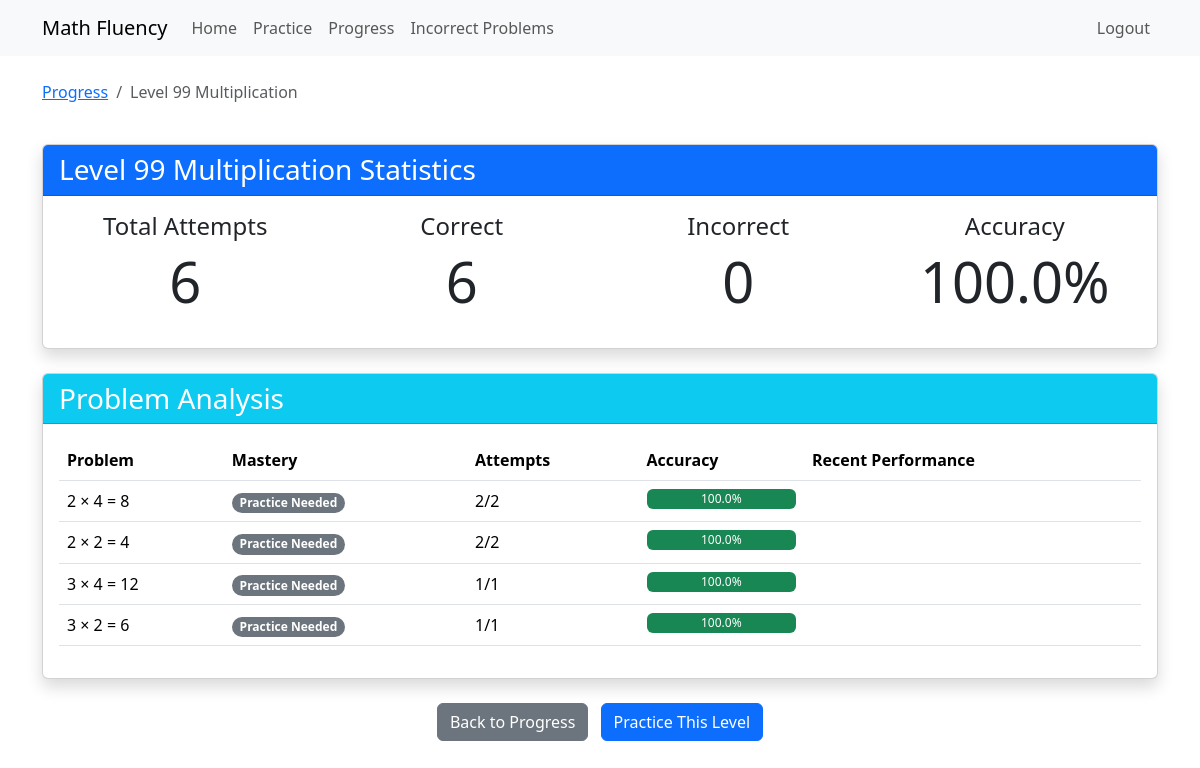
The app's page /analyze_level/multiplication/99 (signed in) with its own data.
### models/practice_attempt.py (models this page shows, shortened)
class PracticeAttempt(db.Model):
    __tablename__ = 'practice_attempt'
    MASTERY_THRESHOLD = 0.8  # 80% accuracy for mastery
    MIN_ATTEMPTS = 3  # Minimum attempts before considering mastery
    LEARNING_THRESHOLD = 0.6  # 60% accuracy for learning status
    id = db.Column(db.Integer, primary_key=True)
    user_id = db.Column(db.Integer, db.ForeignKey('user.id'), nullable=False)
    operation = db.Column(db.String(20), nullable=False)  # 'addition' or 'multiplication'
    level = db.Column(db.Integer, nullable=False)
    problem = db.Column(db.String(50), nullable=False)  # Full problem string (e.g., "5 × 8")
    user_answer = db.Column(db.Integer, nullable=False)
    correct_answer = db.Column(db.Integer, nullable=False)
    is_correct = db.Column(db.Boolean, nullable=False)
    time_taken = db.Column(db.Float)  # in seconds
    created_at = db.Column(db.DateTime, default=datetime.utcnow)
    user = db.relationship('User', backref=db.backref('practice_attempts', lazy=True))

### routes/progress_routes.py (the view)
@progress_bp.route('/analyze_level/<operation>/<int:level>')
@progress_bp.route('/analyze_level/<operation>/<int:level>/<int:student_id>')
@login_required
def analyze_level(operation, level, student_id=None):
    try:
        if student_id and not current_user.is_teacher:
            flash('Access denied. Teachers only.', 'danger')
            return redirect(url_for('main.welcome'))
        user_id = student_id if student_id else current_user.id
        attempts = PracticeAttempt.query.filter_by(
            user_id=user_id,
            operation=operation,
            level=level
        ).order_by(PracticeAttempt.created_at.desc()).all()
        if not attempts:
            flash('No attempts found for this level.', 'warning')
            return redirect(url_for('progress.progress'))
        problem = get_problem(operation, level)
        if not problem:
            flash('Invalid operation or level.', 'danger')
            return redirect(url_for('progress.progress'))
        description = problem['description']
        stats = calculate_level_stats(attempts, description)
        recent_attempts = attempts[:10]  # Last 10 attempts
        total_attempts = stats['attempts']
        correct_count = stats['correct']
        incorrect_count = total_attempts - correct_count
        accuracy = stats['accuracy']
        problems = analyze_level_problems(attempts)
        return render_template('analyze_level.html',
                            operation=operation,
                            level=level,
                            description=description,
                            stats=stats,
                            recent_attempts=recent_attempts,
                            total_attempts=total_attempts,
                            correct_count=correct_count,
                            incorrect_count=incorrect_count,
                            accuracy=accuracy,
                            problems=problems)
    except Exception as e:
        print(f"Error in analyze_level route: {str(e)}")
        import traceback
        print(traceback.format_exc())
        flash('An error occurred while analyzing level data.', 'danger')
        return redirect(url_for('progress.progress'))

### app.py (called while the page is built)
@login_manager.user_loader
def load_user(user_id):
    return User.query.get(int(user_id))

### routes/progress_routes.py (called while the page is built)
def calculate_level_stats(attempts, description):
    total = len(attempts)
    correct = len([a for a in attempts if a.is_correct])
    times = [a.time_taken for a in attempts if a.time_taken is not None]
    avg_time = sum(times) / len(times) if times else 0
    accuracy = (correct / total * 100) if total > 0 else 0
    mastery_status = 'needs_practice'
    if total >= PracticeAttempt.MIN_ATTEMPTS:
        if (correct / total) >= PracticeAttempt.MASTERY_THRESHOLD:
            mastery_status = 'mastered'
        elif (correct / total) >= PracticeAttempt.LEARNING_THRESHOLD:
            mastery_status = 'learning'
    return {
        'description': description,
        'attempts': total,
        'correct': correct,
        'accuracy': accuracy,
        'avg_time': avg_time,
        'mastery_status': mastery_status
    }

### utils/math_problems.py (called while the page is built)
def get_random_number(number_spec):
    if number_spec['type'] == 'range':
        min_val, max_val = number_spec['value']
        return random.randint(min_val, max_val)
    else:  # type == 'set'
        return random.choice(number_spec['value'])

def generate_custom_multiplication(number1_spec, number2_spec) -> Problem:
    number1 = get_random_number(number1_spec)
    number2 = get_random_number(number2_spec)
    def format_spec(spec):
        if spec['type'] == 'range':
            return f"{spec['value'][0]}-{spec['value'][1]}"
        else:
            return f"{','.join(map(str, spec['value']))}"
    description = f"Custom: {format_spec(number1_spec)} × {format_spec(number2_spec)}"
    return {
        'problem': f"{number1} × {number2}",
        'answer': number1 * number2,
        'description': description,
        'operation': 'multiplication',
        'level': 'custom'
    }

### utils/practice_tracker.py (called while the page is built)
    @staticmethod
    def check_consecutive_wrong(db, user_id: int, problem: str) -> int:
        from models.practice_attempt import PracticeAttempt
        week_ago = datetime.utcnow() - timedelta(days=PracticeTracker.DAYS_TO_LOOK_BACK)
        recent_attempts = db.session.query(PracticeAttempt).filter(
            PracticeAttempt.user_id == user_id,
            PracticeAttempt.problem == problem,
            PracticeAttempt.created_at >= week_ago
        ).order_by(
            PracticeAttempt.created_at.desc()
        ).limit(3).all()
        return sum(1 for attempt in recent_attempts if not attempt.is_correct)

### templates/analyze_level.html (shortened to what this page needs)
{% extends "base.html" %}
{% block content %}
<div class="container mt-4">
    <div class="row mb-4">
        <div class="col">
            <nav aria-label="breadcrumb">
                <ol class="breadcrumb">
                    <li class="breadcrumb-item"><a href="{{ url_for('progress.progress') }}">Progress</a></li>
                    <li class="breadcrumb-item active">Level {{ level }} {{ operation|title }}</li>
                </ol>
            </nav>
        </div>
    </div>
    <div class="card mb-4 shadow">
        <div class="card-header bg-primary text-white">
            <h3 class="mb-0">Level {{ level }} {{ operation|title }} Statistics</h3>
        </div>
        <div class="card-body">
            <div class="row">
                <div class="col-md-3 text-center mb-3">
                    <h4>Total Attempts</h4>
                    <div class="display-4">{{ total_attempts }}</div>
                </div>
                <div class="col-md-3 text-center mb-3">
                    <h4>Correct</h4>
                    <div class="display-4">{{ correct_count }}</div>
                </div>
                <div class="col-md-3 text-center mb-3">
                    <h4>Incorrect</h4>
                    <div class="display-4">{{ incorrect_count }}</div>
                </div>
                <div class="col-md-3 text-center mb-3">
                    <h4>Accuracy</h4>
                    <div class="display-4">{{ "%.1f"|format(accuracy) }}%</div>
                </div>
            </div>
        </div>
    </div>
    {% if problems %}
    <div class="card mb-4 shadow">
        <div class="card-header bg-info text-white">
            <h3 class="mb-0">Problem Analysis</h3>
        </div>
        <div class="card-body">
            <div class="table-responsive">
                <table class="table table-hover">
                    <thead>
                        <tr>
                            <th>Problem</th>
                            <th>Mastery</th>
                            <th>Attempts</th>
                            <th>Accuracy</th>
                            <th>Recent Performance</th>
                        </tr>
                    </thead>
                    <tbody>
                        {% for problem in problems %}
                        <tr>
                            <td>{{ problem.problem }} = {{ problem.correct_answer }}</td>
                            <td>
                                {% if problem.mastery_status == 'mastered' %}
                                    <span class="badge rounded-pill text-bg-success">Mastered</span>
                                {% elif problem.mastery_status == 'learning' %}
                                    <span class="badge rounded-pill text-bg-warning">Learning</span>
                                {% else %}
                                    <span class="badge rounded-pill text-bg-secondary">Practice Needed</span>
                                {% endif %}
                            </td>
                            <td>
                                {{ problem.correct_count }}/{{ problem.total_attempts }}
                                <br>
                            </td>
                            <td>
                                <div class="progress progress-container {% if problem['accuracy'] >= 80 %}bg-success-light{% elif problem['accuracy'] >= 60 %}bg-warning-light{% else %}bg-danger-light{% endif %}">
                                    <div class="progress-text">
                                        {{ "%.1f"|format(problem['accuracy']) }}%
                                    </div>
                                </div>
                            </td>
                            <td>
                            </td>
                        </tr>
                        {% endfor %}
                    </tbody>
                </table>
            </div>
        </div>
    </div>
    {% else %}
    <div class="alert alert-success" role="alert">
        <h4 class="alert-heading">No attempts yet!</h4>
        <p>Start practicing this level to see your progress.</p>
    </div>
    {% endif %}
    <div class="text-center mb-4">
        <a href="{{ url_for('progress.progress') }}" class="btn btn-secondary me-2">
            Back to Progress
        </a>
        <a href="{{ url_for('practice') }}" class="btn btn-primary">
            Practice This Level
        </a>
    </div>
</div>
{% endblock %}

### templates/base.html (shortened to what this page needs)
<!DOCTYPE html>
<html lang="en">
<head>
    <link href="https://cdn.jsdelivr.net/npm/bootstrap@5.3.2/dist/css/bootstrap.min.css" rel="stylesheet">
</head>
<body>
    <nav class="navbar navbar-expand-lg navbar-light bg-light">
        <div class="container">
            <a class="navbar-brand" href="{{ url_for('main.home') }}">Math Fluency</a>
            <div class="collapse navbar-collapse" id="navbarNav">
                <ul class="navbar-nav">
                    <li class="nav-item">
                        <a class="nav-link {% if request.endpoint == 'main.home' %}active{% endif %}" href="{{ url_for('main.home') }}">Home</a>
                    </li>
                    <li class="nav-item">
                        <a class="nav-link {% if request.endpoint == 'practice' %}active{% endif %}" href="{{ url_for('practice') }}">Practice</a>
                    </li>
                    <li class="nav-item">
                        <a class="nav-link {% if request.endpoint == 'progress.progress' %}active{% endif %}" href="{{ url_for('progress.progress') }}">Progress</a>
                    </li>
                    <li class="nav-item">
                        <a class="nav-link {% if request.endpoint == 'progress.incorrect_problems' %}active{% endif %}" href="{{ url_for('progress.incorrect_problems') }}">Incorrect Problems</a>
                    </li>
                </ul>
                <ul class="navbar-nav ms-auto">
                    {% if current_user.is_authenticated %}
                    <li class="nav-item">
                        <a class="nav-link" href="{{ url_for('auth.logout') }}">Logout</a>
                    </li>
                    {% endif %}
                </ul>
            </div>
        </div>
    </nav>
    {% block content %}{% endblock %}
</body>
</html>

### templates/analyze_level.html (style rules this page uses)
.progress-container { height: 20px; position: relative; }
.progress-text { position: absolute; left: 0; right: 0; text-align: center; line-height: 20px; color: white; }
.bg-success-light { background-color: #198754 !important; }

### records on screen
PracticeAttempt: problem "2 × 4", correct_answer "8", correct_count "2", total_attempts "2", accuracy "100.0"
PracticeAttempt: problem "2 × 2", correct_answer "4", correct_count "2", total_attempts "2", accuracy "100.0"
PracticeAttempt: problem "3 × 4", correct_answer "12", correct_count "1", total_attempts "1", accuracy "100.0"
PracticeAttempt: problem "3 × 2", correct_answer "6", correct_count "1", total_attempts "1", accuracy "100.0"

### other values on screen
{{ level }} "99"
{{ operation|title }} "Multiplication"
{{ total_attempts }} "6"
{{ correct_count }} "6"
{{ incorrect_count }} "0"
{{ "%.1f"|format(accuracy) }} "100.0"
